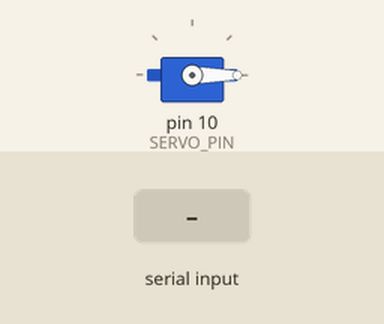
Simulated run of this sketch. Board: Arduino Uno, built with avr-gcc and run on an emulated ATmega328P. On the bench: servo. The test bench sets the inputs (shaded band).

Above: at 1.2 s.
1.3 s: "UNLOCK\n" received over Serial
At 2.5 s:
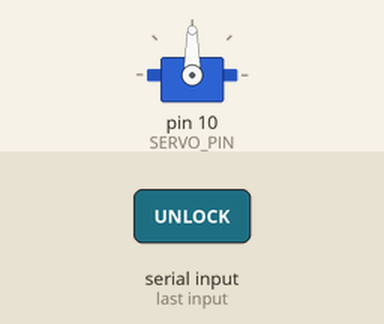
9.3 s: "LOCK\n" received over Serial
At 9.7 s:
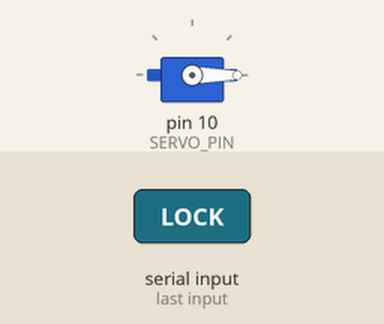
Timing chart, 0 to 12.3 s (numbered marks = the images above; inputs shaded):
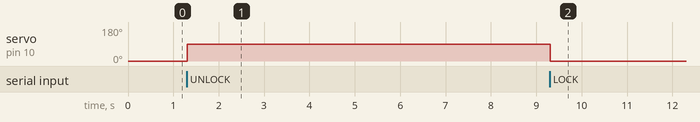

Measured:
- after the input at 1.3 s, servo on pin 10 (SERVO_PIN): 0° → 90° at once
- after the input at 9.3 s, servo on pin 10 (SERVO_PIN): 90° → 0° at once

The sketch:

ultron_arduino.ino
```cpp
/*
  Ultron Security System - Arduino Controller
  Hardware:
  - Servo (Lock mechanism) -> Pin 9
  - 4x4 Keypad -> Pins 2-9 (mapped below)

  Protocol:
  - Receive "UNLOCK": Rotate servo to 90
  - Receive "LOCK": Rotate servo to 0
  - Send "KEY:x": When key 'x' is pressed
*/

#include <Servo.h>
#include <Keypad.h>

const byte ROWS = 4;
const byte COLS = 4;

char hexaKeys[ROWS][COLS] = {
  { '1', '2', '3', 'A' },
  { '4', '5', '6', 'B' },
  { '7', '8', '9', 'C' },
  { '*', '0', '#', 'D' }
};

// Connect keypad ROW0, ROW1, ROW2, ROW3 to these Arduino pins.
byte rowPins[ROWS] = { 2, 3, 4, 5 };

// Connect keypad COL0, COL1, COL2, COL3 to these Arduino pins.
byte colPins[COLS] = { 6, 7, 8, 9 };

// NOTE: Servo uses Pin 10 to avoid conflict with Keypad on Pin 9
Servo myServo;
const int SERVO_PIN = 10;

Keypad customKeypad = Keypad(makeKeymap(hexaKeys), rowPins, colPins, ROWS, COLS);

String inputString = "";      // a String to hold incoming data
bool stringComplete = false;  // whether the string is complete

void setup() {
  Serial.begin(9600);
  inputString.reserve(200);

  myServo.attach(SERVO_PIN);
  myServo.write(0);  // Locked position
}

void loop() {
  // 1. Read Keypad
  char customKey = customKeypad.getKey();

  if (customKey) {
    Serial.print("KEY:");
    Serial.println(customKey);
  }

  // 2. Process Serial Commands
  if (stringComplete) {
    inputString.trim();
    if (inputString == "UNLOCK") {
      myServo.write(90);
    } else if (inputString == "LOCK") {
      myServo.write(0);
    }

    // clear the string:
    inputString = "";
    stringComplete = false;
  }
}

/*
  SerialEvent occurs whenever a new data comes in the hardware serial RX. This
  routine is run between each time loop() runs, so using delay inside loop can
  delay response. Multiple bytes of data may be available.
*/
void serialEvent() {
  while (Serial.available()) {
    // get the new byte:
    char inChar = (char)Serial.read();
    // add it to the inputString:
    inputString += inChar;
    // if the incoming character is a newline, set a flag so the main loop can
    // do something with it:
    if (inChar == '\n') {
      stringComplete = true;
    }
  }
}
```
